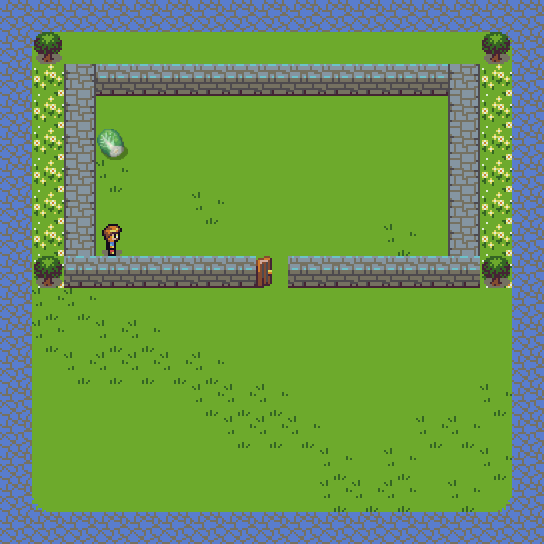

A 2D game scene composited from a Tiled map and its tileset images. What follows is a short description and the map's XML, with each tile layer's data collapsed to a summary:
An orthogonal 17x17 tile map with 32x32 px tiles, 5 tile layers (bg1, bg2, obstacles, ramassable, ...).

<map version="1.0" orientation="orthogonal" renderorder="right-down" width="17" height="17" tilewidth="32" tileheight="32" nextobjectid="1">
 <tileset firstgid="1" name="tiny-Complete-Spritesheet-32x32-fruits" tilewidth="32" tileheight="32">
  <image source="../SpriteSheet-32x32/tiny-Complete-Spritesheet-32x32-fruits.bmp" width="512" height="512" />
 </tileset>
 <layer name="bg1" width="17" height="17">
  <data>[289 cells, 225 non-empty, 2 distinct tile ids]</data>
 </layer>
 <layer name="bg2" width="17" height="17">
  <data>[289 cells, 45 non-empty, 7 distinct tile ids]</data>
 </layer>
 <layer name="obstacles" width="17" height="17">
  <data>[289 cells, 103 non-empty, 4 distinct tile ids]</data>
 </layer>
 <layer name="ramassable" width="17" height="17">
  <data>[289 cells, 4 non-empty, 2 distinct tile ids]</data>
 </layer>
 <layer name="joueur" width="17" height="17">
  <data>[289 cells, 1 non-empty, 1 distinct tile ids]</data>
 </layer>
</map>
